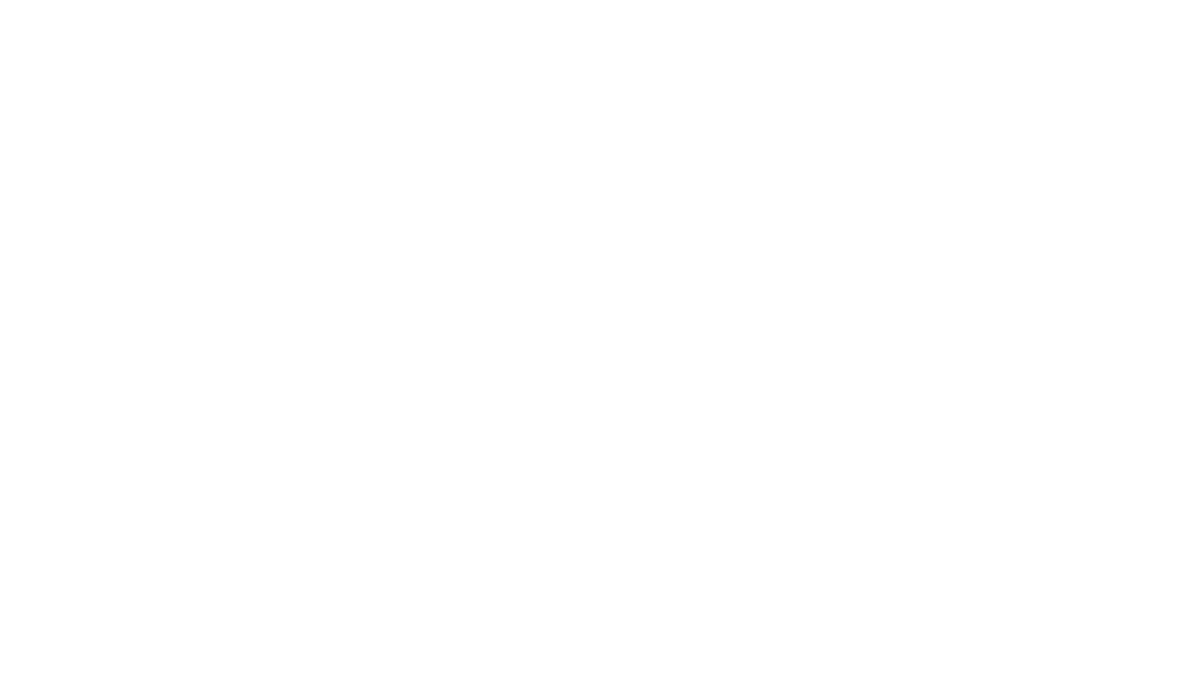
Frame 1 (no input)
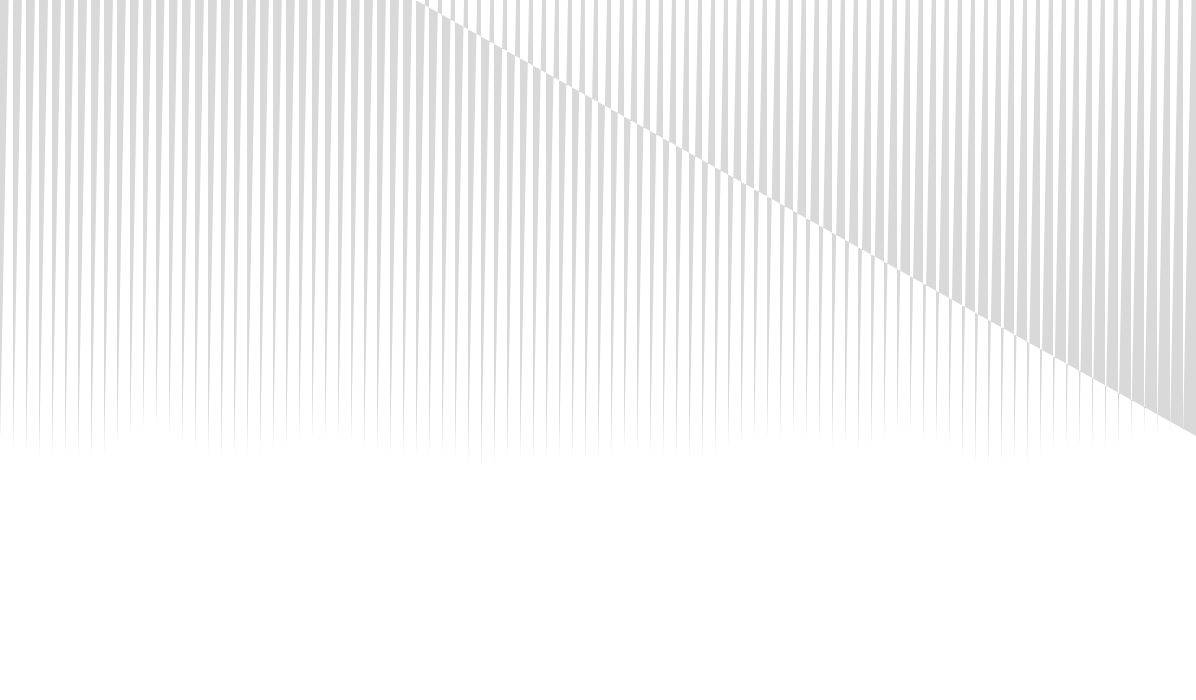
Frame 60 (no input)
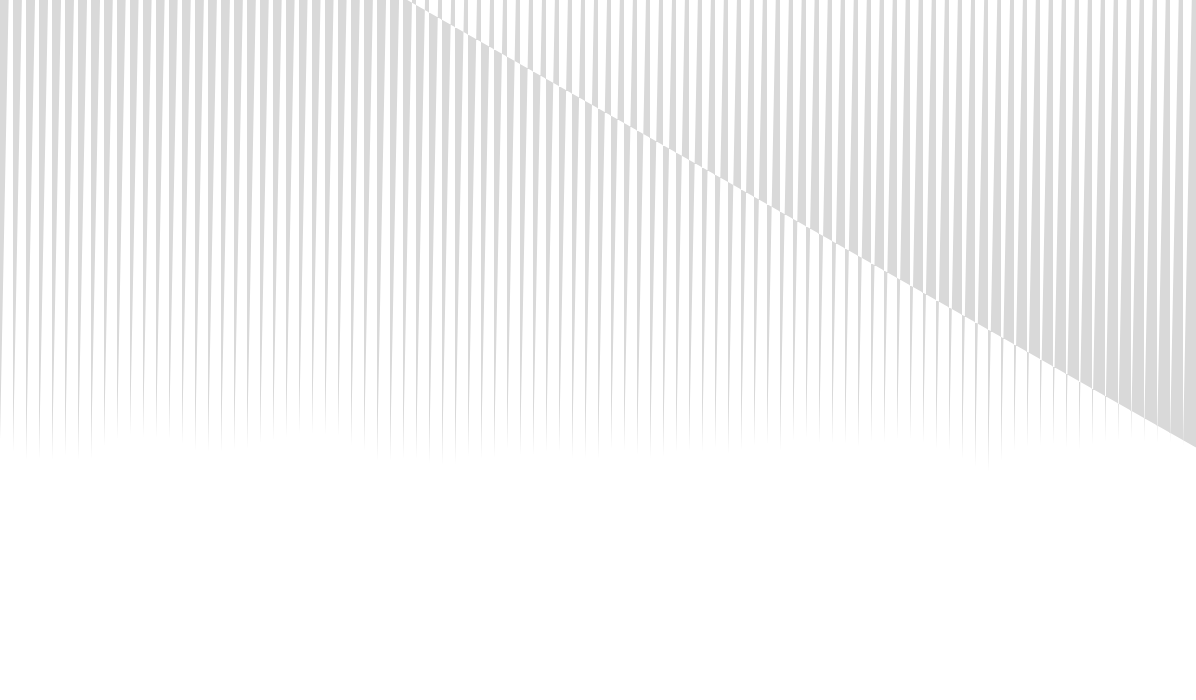
Frame 120 (the mouse pressed at the canvas centre since frame 60)

The p5.js sketch that drew these frames (run headless with seeded random() and noise() and a simulated clock; from frame 60 on, the mouse is pressed at the canvas centre):

// p5.js sketch
// ── sketch.js
let zebra;

function setup() {
	createCanvas(window.innerWidth - 4, window.innerHeight * 0.7);
	noStroke();

	zebra = new Zebra(0.0);
}

function draw() {
	clear();

	zebra.run();
}

class Zebra {
	constructor(_yoff) {
		this.xoff = 0.0;
		this.yoff = _yoff;
	}

	update() {
		push();
		beginShape();
		this.xoff = 0;
		for (let x = 0; x <= width; x += 13) {
			for (let y = 33; y <= height; y += 13) {
				let z = map(noise(this.xoff, this.yoff), 0, 1, 200, 300);
				vertex(x, y - z);
				this.xoff += 0.003;
			}
		}
		this.yoff += 0.003;
		endShape(CLOSE);
		pop();
	}

	display() {
		fill(217);
	}

	run() {
		this.update();
		this.display();
	}
}

function windowResized() {
	resizeCanvas(window.innerWidth - 4, window.innerHeight * 0.7);
}
